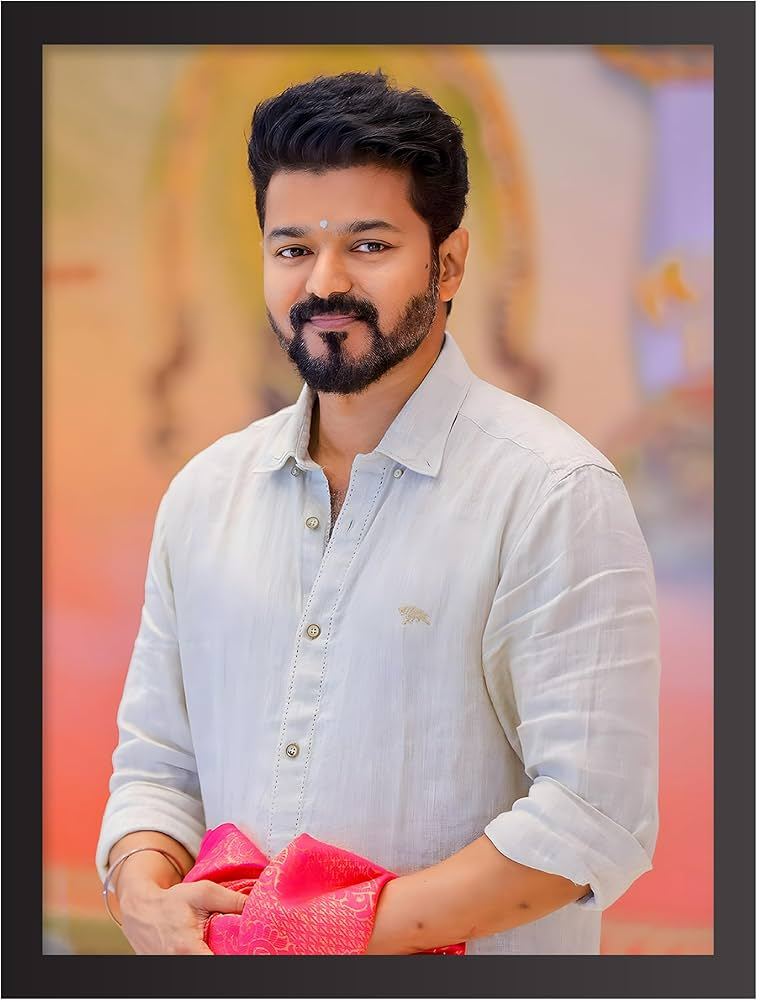
#> input picture input.jpg, 757 x 1000 px
$ jupyter execute Image_Processing_Assignment.ipynb
#> lines starting #> are read from the running program, lines starting #| are printed output that depends on the picture; after the words box and inside, x2 and y2 are one past the last pixel; in counts of white or black regions, pixels touching at a corner belong together
[cell 1]
# Import required libraries for Image Processing

import cv2                  # OpenCV for image processing operations
import numpy as np          # NumPy for numerical operations
import matplotlib.pyplot as plt  # Matplotlib for displaying images

[cell 2]
# 1. Read and display the original image

# Read the image using OpenCV
image = cv2.imread('input.jpg')
#> image is the input picture: shape (1000, 757, 3); mean B, G, R 125.6, 135.3, 167.5

# Convert BGR (OpenCV format) to RGB for correct color display
image_rgb = cv2.cvtColor(image, cv2.COLOR_BGR2RGB)

# Display the original image
plt.imshow(image_rgb)
plt.title("Original Image")
plt.axis('off')

[cell 3]
# 2. Grayscale Conversion

# Convert the RGB image to Grayscale
gray_image = cv2.cvtColor(image_rgb, cv2.COLOR_RGB2GRAY)
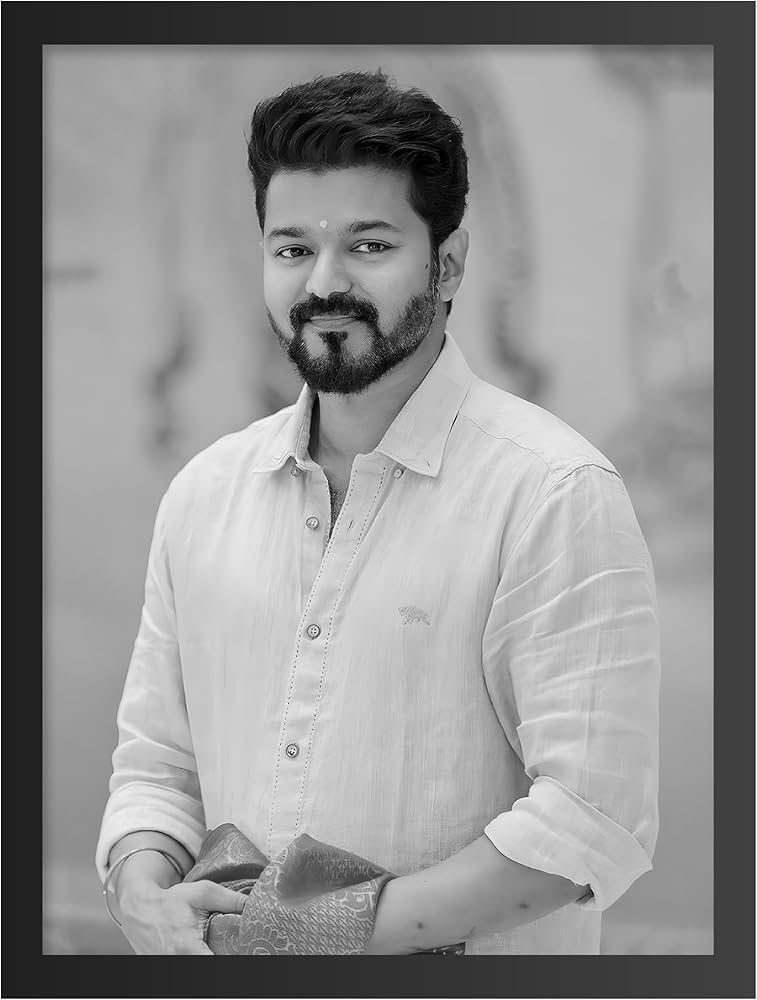
#> gray_image: shape (1000, 757); min 0, max 255, mean 143.8

# Display the grayscale image
plt.imshow(gray_image, cmap='gray')
plt.title("Grayscale Image")
plt.axis('off')

[cell 4]
# 3. Image Resizing

# Resize the grayscale image to a fixed size (e.g., 256 x 256)
resized_image = cv2.resize(gray_image, (256, 256))
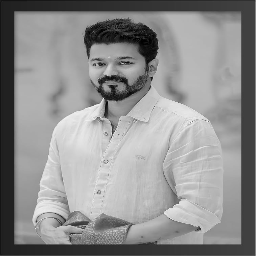
#> resized_image: shape (256, 256); min 0, max 248, mean 143.1

# Display the resized image
plt.imshow(resized_image, cmap='gray')
plt.title("Resized Image (256 x 256)")
plt.axis('off')
plt.show()

[cell 5]
# 4. Gaussian Blur (Noise Reduction)

# Apply Gaussian Blur to the resized image
blurred_image = cv2.GaussianBlur(resized_image, (5, 5), 0)
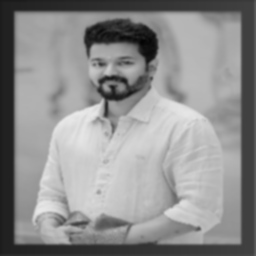
#> blurred_image: shape (256, 256); min 3, max 233, mean 143

# Display the blurred image
plt.imshow(blurred_image, cmap='gray')
plt.title("Gaussian Blurred Image")
plt.axis('off')
plt.show()

[cell 6]
# 5. Edge Detection using Canny

# Apply Canny edge detection
edges = cv2.Canny(blurred_image, threshold1=100, threshold2=200)
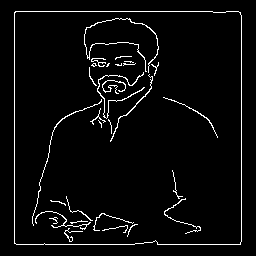
#> edges: shape (256, 256); 4% white in thin lines or dots, all inside (x1, y1, x2, y2) = (14, 11, 242, 245)

# Display the edge-detected image
plt.imshow(edges, cmap='gray')
plt.title("Edge Detected Image (Canny)")
plt.axis('off')
plt.show()

[cell 7]
# 6. Image Thresholding

# Apply binary thresholding
_, thresholded_image = cv2.threshold(
    blurred_image, 127, 255, cv2.THRESH_BINARY
)
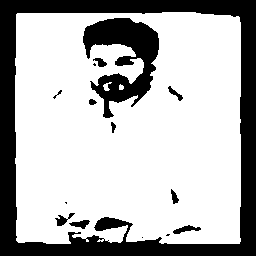
#> thresholded_image: shape (256, 256); 71.4% white; 15 black regions (4 under 20 px), largest, box (x1, y1, x2, y2) and area: (0, 0, 256, 256) 14450, (83, 18, 159, 118) 3671, (173, 225, 201, 234) 121

# Display the thresholded image
plt.imshow(thresholded_image, cmap='gray')
plt.title("Thresholded Image")
plt.axis('off')
plt.show()

[cell 8]
# 7. Histogram Equalization

# Apply histogram equalization on the grayscale image
equalized_image = cv2.equalizeHist(resized_image)
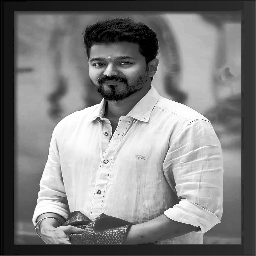
#> equalized_image: shape (256, 256); min 0, max 255, mean 128.7

# Display the histogram equalized image
plt.imshow(equalized_image, cmap='gray')
plt.title("Histogram Equalized Image")
plt.axis('off')
plt.show()
